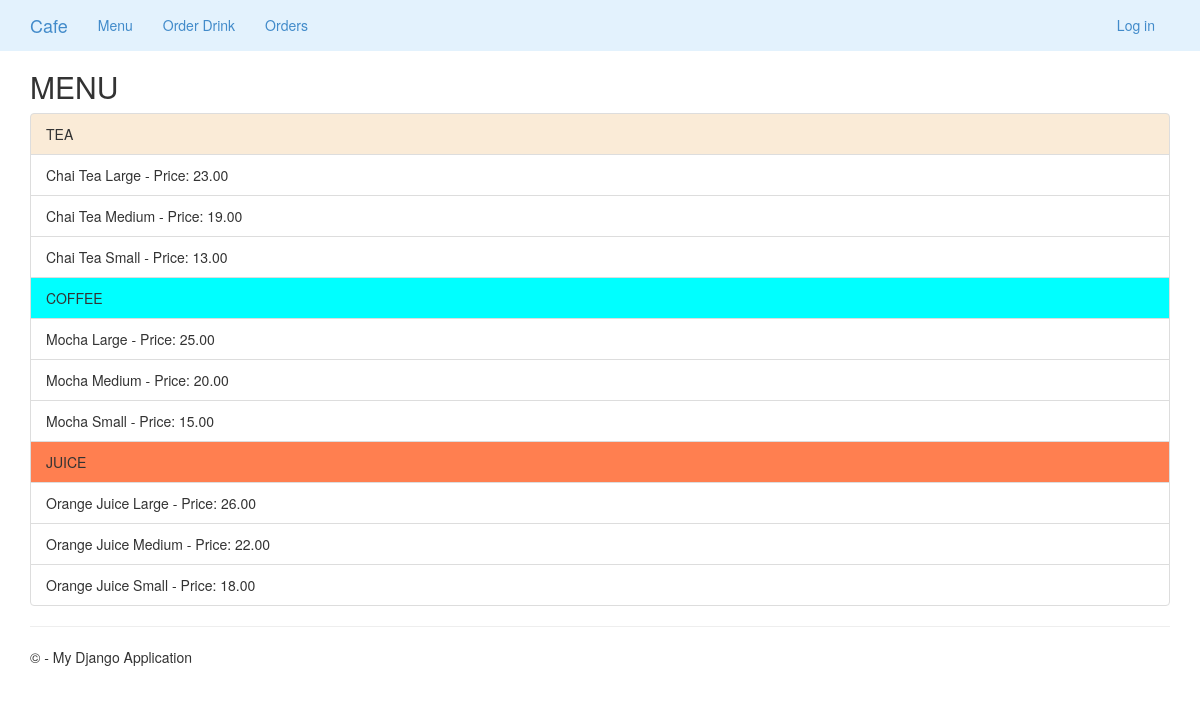
The app's page /menu/, older data.
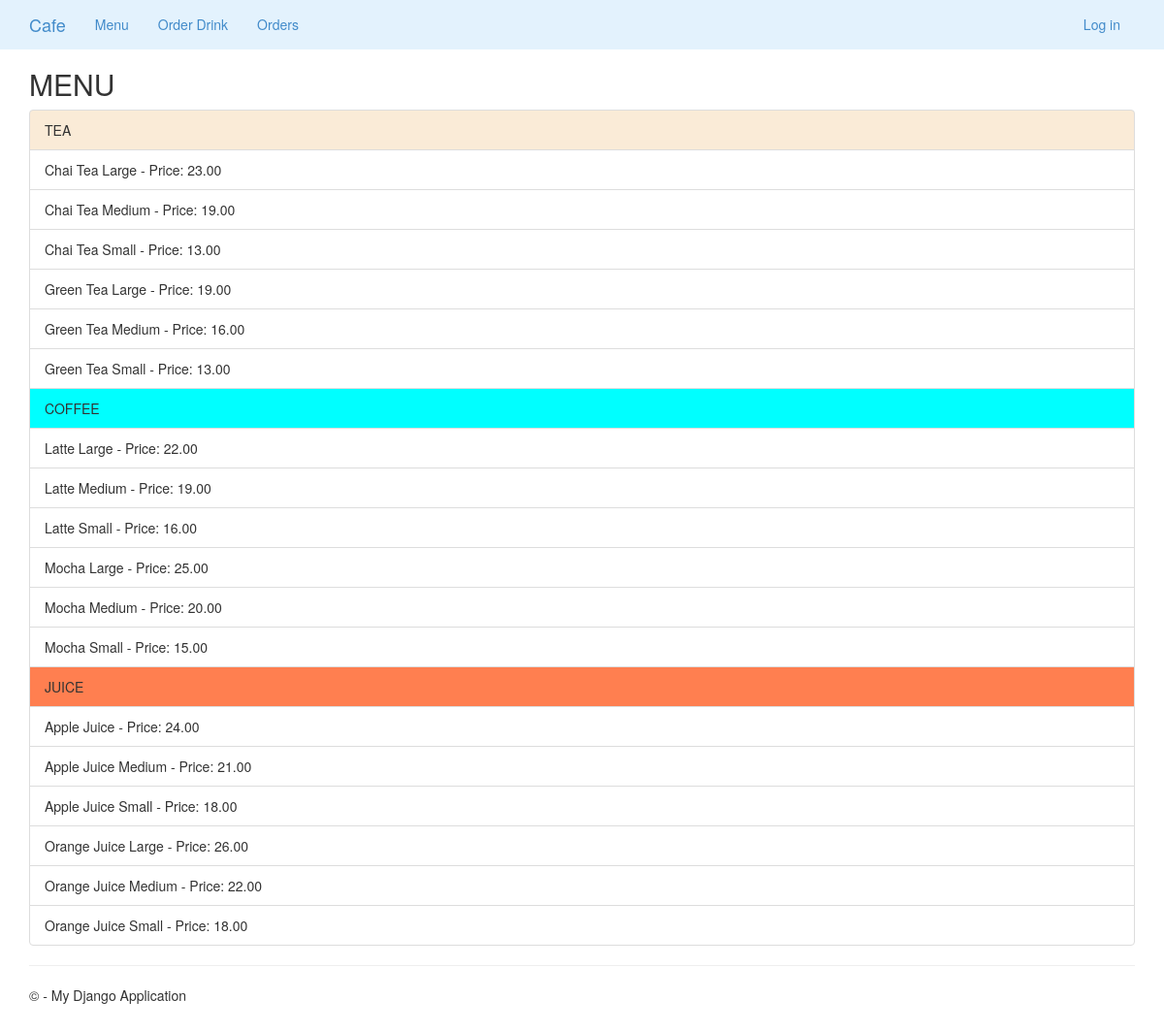
The same page, newer data.
### app/models.py (models this page shows, shortened)
class Drink (models.Model):
    TYPES = (
        ('COFFEE', 'coffee'),
        ('TEA', 'tea'),
        ('JUICE', 'juice'),
    )
    SIZES = (
        ('SMALL', 'small'),
        ('MEDIUM', 'medium'),
        ('LARGE', 'large'),
    )
    id = models.AutoField(primary_key=True)
    name = models.CharField(max_length=50)
    type = models.CharField(max_length=10, choices = TYPES , default='COFFEE')
    size = models.CharField(max_length=10, choices = SIZES , default='LARGE')
    price = models.DecimalField (max_digits=5, decimal_places=2)

### app/views.py (the view)
# urls.py: path('menu/', views.menu, name='menu'),
def menu(request):
    assert isinstance(request, HttpRequest)
    tea_list = Drink.objects.filter(type="TEA").order_by('name')
    coffee_list = Drink.objects.filter(type="COFFEE").order_by('name')
    juice_list = Drink.objects.filter(type="JUICE").order_by('name')
    return render(
        request,
        'app/menu.html',
        {
           'tea_list': tea_list,
           'coffee_list': coffee_list,
           'juice_list': juice_list,
        }
    )

### app/templates/app/menu.html
{% extends "app/layout.html" %}
{% block content %}
<h2>MENU</h2>
<ul class="list-group">
    <li class="list-group-item" style="background-color:antiquewhite">TEA</li>
{% for tea in tea_list %}
    <li class="list-group-item">{{tea.name}}  - Price: {{ tea.price}}</li>
{% endfor %}
    <li class="list-group-item" style="background-color:aqua">COFFEE</li>
{% for coffee in coffee_list %}
    <li class="list-group-item"> {{coffee.name}}  - Price: {{ coffee.price}}</li>
{% endfor %}
    <li class="list-group-item" style="background-color:coral">JUICE</li>
{% for juice in juice_list %}
   <li class="list-group-item">{{ juice.name}}  - Price: {{ juice.price}}</li>
{% endfor %}
</ul>
{% endblock %}

### app/templates/app/layout.html (shortened to what this page needs)
<!DOCTYPE html>
<html>
<head>
    {% load staticfiles %}
    <link rel="stylesheet" type="text/css" href="{% static 'app/content/bootstrap.min.css' %}" />
    <link rel="stylesheet" type="text/css" href="{% static 'app/content/site.css' %}" />
</head>
<body>
    <div class="navbar navbar-light navbar-fixed-top" style="background-color: #e3f2fd;">
        <div class="container">
            <div class="navbar-header">
                <a href="/" class="navbar-brand">Cafe</a>
            </div>
            <div class="navbar-collapse collapse">
                <ul class="nav navbar-nav">
                    <li><a href="{% url 'menu' %}">Menu</a></li>
                    <li><a href="{% url 'orderDrink' %}">Order Drink</a></li>
                    <li><a href="{% url 'orders' %}">Orders</a></li>
                </ul>
                {% include 'app/loginpartial.html' %}
            </div>
        </div>
    </div>
    <div class="container body-content">
{% block content %}{% endblock %}
        <hr/>
        <footer>
            <p>&copy; {{ year }} - My Django Application</p>
        </footer>
    </div>
</body>
</html>

### app/templates/app/loginpartial.html
{% if user.is_authenticated %}
<form id="logoutForm" action="/logout/" method="post" class="navbar-right">
    {% csrf_token %}
    <ul class="nav navbar-nav navbar-right">
        <li><span class="navbar-brand">Hello {{ user.username }}!</span></li>
        <li><a href="javascript:document.getElementById('logoutForm').submit()">Log off</a></li>
    </ul>
</form>
{% else %}
<ul class="nav navbar-nav navbar-right">
    <li><a href="{% url 'login' %}">Log in</a></li>
</ul>
{% endif %}

### app/static/app/content/site.css (style rules this page uses)
body { padding-top: 50px; padding-bottom: 20px; }
.body-content { padding-left: 15px; padding-right: 15px; }

Row changes from the older to the newer data that the page shows:
added Drink: name "Green Tea Large", price "19.00", shown under "MENU"
added Drink: name "Green Tea Medium", price "16.00", shown under "MENU"
added Drink: name "Green Tea Small", price "13.00", shown under "MENU"
added Drink: name "Latte Large", price "22.00"
added Drink: name "Latte Medium", price "19.00"
added Drink: name "Latte Small", price "16.00"
added Drink: name "Apple Juice", price "24.00"
added Drink: name "Apple Juice Medium", price "21.00"
added Drink: name "Apple Juice Small", price "18.00"
